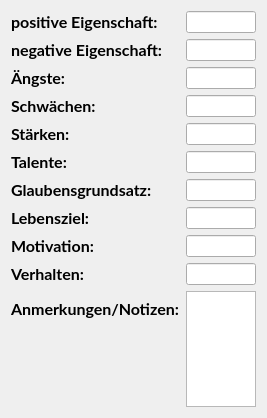
                 <widget class="QWidget" name="pageEditorPersonality">
                  <property name="geometry">
                   <rect>
                    <x>0</x>
                    <y>0</y>
                    <width>263</width>
                    <height>418</height>
                   </rect>
                  </property>
                  <attribute name="label">
                   <string>Persönlichkeit</string>
                  </attribute>
                  <layout class="QFormLayout" name="formLayout_15">
                   <item row="0" column="0">
                    <widget class="QLabel" name="labelEditorPosCharacteristics">
                     <property name="font">
                      <font>
                       <family>Lato</family>
                       <pointsize>12</pointsize>
                       <bold>true</bold>
                       <stylestrategy>PreferAntialias</stylestrategy>
                       <kerning>true</kerning>
                      </font>
                     </property>
                     <property name="text">
                      <string>positive Eigenschaft:</string>
                     </property>
                    </widget>
                   </item>
                   <item row="0" column="1">
                    <widget class="QLineEdit" name="lineEditEditorPosCharacteristics"/>
                   </item>
                   <item row="1" column="0">
                    <widget class="QLabel" name="labelEditorNegCharacteristics">
                     <property name="font">
                      <font>
                       <family>Lato</family>
                       <pointsize>12</pointsize>
                       <bold>true</bold>
                       <stylestrategy>PreferAntialias</stylestrategy>
                       <kerning>true</kerning>
                      </font>
                     </property>
                     <property name="text">
                      <string>negative Eigenschaft:</string>
                     </property>
                    </widget>
                   </item>
                   <item row="1" column="1">
                    <widget class="QLineEdit" name="lineEditEditorNegCharacteristics"/>
                   </item>
                   <item row="2" column="0">
                    <widget class="QLabel" name="labelEditorFears">
                     <property name="font">
                      <font>
                       <family>Lato</family>
                       <pointsize>12</pointsize>
                       <bold>true</bold>
                       <stylestrategy>PreferAntialias</stylestrategy>
                       <kerning>true</kerning>
                      </font>
                     </property>
                     <property name="text">
                      <string>Ängste:</string>
                     </property>
                    </widget>
                   </item>
                   <item row="2" column="1">
                    <widget class="QLineEdit" name="lineEditEditorFears"/>
                   </item>
                   <item row="3" column="0">
                    <widget class="QLabel" name="labelEditorWeakness">
                     <property name="font">
                      <font>
                       <family>Lato</family>
                       <pointsize>12</pointsize>
                       <bold>true</bold>
                       <stylestrategy>PreferAntialias</stylestrategy>
                       <kerning>true</kerning>
                      </font>
                     </property>
                     <property name="text">
                      <string>Schwächen:</string>
                     </property>
                    </widget>
                   </item>
                   <item row="3" column="1">
                    <widget class="QLineEdit" name="lineEditEditorWeakness"/>
                   </item>
                   <item row="4" column="0">
                    <widget class="QLabel" name="labelEditorStrength">
                     <property name="font">
                      <font>
                       <family>Lato</family>
                       <pointsize>12</pointsize>
                       <bold>true</bold>
                       <stylestrategy>PreferAntialias</stylestrategy>
                       <kerning>true</kerning>
                      </font>
                     </property>
                     <property name="text">
                      <string>Stärken:</string>
                     </property>
                    </widget>
                   </item>
                   <item row="4" column="1">
                    <widget class="QLineEdit" name="lineEditEditorStrength"/>
                   </item>
                   <item row="5" column="0">
                    <widget class="QLabel" name="labelEditorTalents">
                     <property name="font">
                      <font>
                       <family>Lato</family>
                       <pointsize>12</pointsize>
                       <bold>true</bold>
                       <stylestrategy>PreferAntialias</stylestrategy>
                       <kerning>true</kerning>
                      </font>
                     </property>
                     <property name="text">
                      <string>Talente:</string>
                     </property>
                    </widget>
                   </item>
                   <item row="5" column="1">
                    <widget class="QLineEdit" name="lineEditEditorTalents"/>
                   </item>
                   <item row="6" column="0">
                    <widget class="QLabel" name="labelEditorBelief">
                     <property name="font">
                      <font>
                       <family>Lato</family>
                       <pointsize>12</pointsize>
                       <bold>true</bold>
                       <stylestrategy>PreferAntialias</stylestrategy>
                       <kerning>true</kerning>
                      </font>
                     </property>
                     <property name="text">
                      <string>Glaubensgrundsatz:</string>
                     </property>
                    </widget>
                   </item>
                   <item row="6" column="1">
                    <widget class="QLineEdit" name="lineEditEditorBelief"/>
                   </item>
                   <item row="7" column="0">
                    <widget class="QLabel" name="labelEditorLifeGoal">
                     <property name="font">
                      <font>
                       <family>Lato</family>
                       <pointsize>12</pointsize>
                       <bold>true</bold>
                       <stylestrategy>PreferAntialias</stylestrategy>
                       <kerning>true</kerning>
                      </font>
                     </property>
                     <property name="text">
                      <string>Lebensziel:</string>
                     </property>
                    </widget>
                   </item>
                   <item row="7" column="1">
                    <widget class="QLineEdit" name="lineEditEditorLifeGoal"/>
                   </item>
                   <item row="8" column="0">
                    <widget class="QLabel" name="labelEditorMotivation">
                     <property name="font">
                      <font>
                       <family>Lato</family>
                       <pointsize>12</pointsize>
                       <bold>true</bold>
                       <stylestrategy>PreferAntialias</stylestrategy>
                       <kerning>true</kerning>
                      </font>
                     </property>
                     <property name="text">
                      <string>Motivation:</string>
                     </property>
                    </widget>
                   </item>
                   <item row="8" column="1">
                    <widget class="QLineEdit" name="lineEditEditorMotivation"/>
                   </item>
                   <item row="9" column="0">
                    <widget class="QLabel" name="labelEditorBehavior">
                     <property name="font">
                      <font>
                       <family>Lato</family>
                       <pointsize>12</pointsize>
                       <bold>true</bold>
                       <stylestrategy>PreferAntialias</stylestrategy>
                       <kerning>true</kerning>
                      </font>
                     </property>
                     <property name="text">
                      <string>Verhalten:</string>
                     </property>
                    </widget>
                   </item>
                   <item row="9" column="1">
                    <widget class="QLineEdit" name="lineEditEditorBehavior"/>
                   </item>
                   <item row="10" column="0">
                    <widget class="QLabel" name="labelEditorPersonalityNotes">
                     <property name="font">
                      <font>
                       <family>Lato</family>
                       <pointsize>12</pointsize>
                       <bold>true</bold>
                       <stylestrategy>PreferAntialias</stylestrategy>
                       <kerning>true</kerning>
                      </font>
                     </property>
                     <property name="text">
                      <string>Anmerkungen/Notizen:</string>
                     </property>
                    </widget>
                   </item>
                   <item row="10" column="1">
                    <widget class="QTextEdit" name="textEditEditorPersonalityNotes"/>
                   </item>
                  </layout>
                 </widget>
